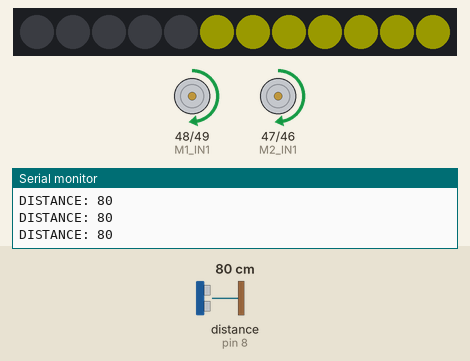
The sketch below on a simulated Arduino Mega 2560, built with avr-gcc and run on an emulated ATmega2560. On the bench: 12 RGB LEDs in strip order, left to right, motor-driver pin pairs drawn as motors (green arrow = first pin HIGH = forward, orange = second pin HIGH = backward, longer = more drive, scaled by the enable pin), the last lines printed to the serial monitor. Inputs (shaded band) come from the test bench; at power-on: distance to the obstacle (sensor on pin 8) 80 cm. Dim RGB values are drawn brighter than linear.

Above: at 1.2 s.
1.3 s: distance to the obstacle (sensor on pin 8) set to 33 cm
2.8 s: distance to the obstacle (sensor on pin 8) set to 26 cm
At 3.8 s:
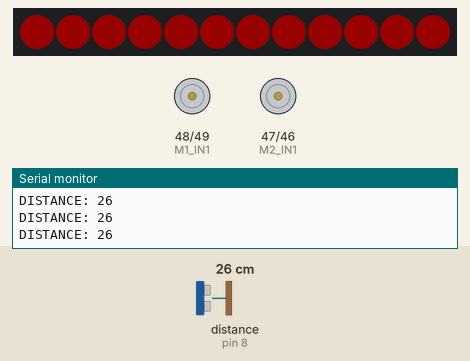
5.8 s: distance to the obstacle (sensor on pin 8) set to 120 cm
At 6.8 s:
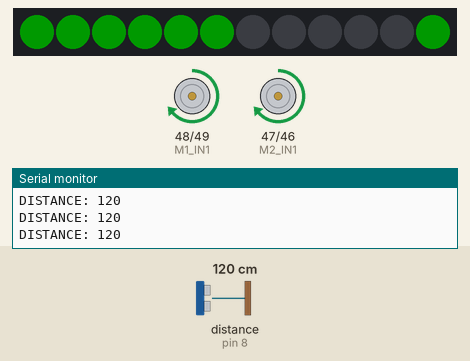
8.0 s: distance to the obstacle (sensor on pin 8) set to 104 cm
9.5 s: distance to the obstacle (sensor on pin 8) set to 96 cm
At 10.3 s:
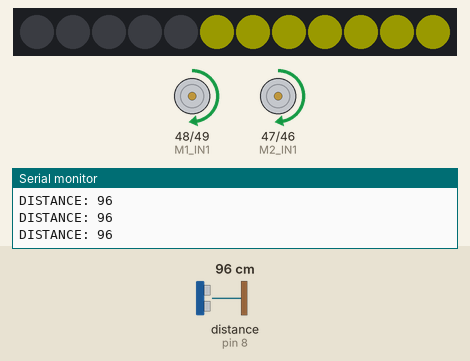
11.0 s: distance to the obstacle (sensor on pin 8) set to 2 cm
At 13.8 s:
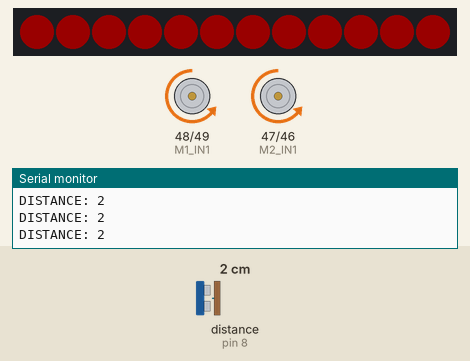
Timing chart, 0 to 15.0 s (numbered marks = the images above; inputs shaded):
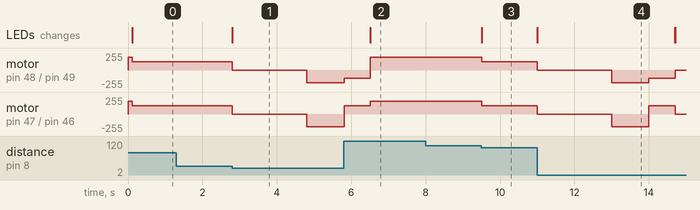

The sketch:

TP2.ino
```cpp
#include <MeAuriga.h>
#include <Wire.h>

//Motor Left
const int M1_PWM = 11;
const int M1_IN1 = 48; // M1 ENA
const int M1_IN2 = 49; // M1 ENB

//Motor Right
const int M2_PWM = 10;
const int M2_IN1 = 47; // M2 ENA
const int M2_IN2 = 46; // M2 ENB

const int MAX_PWM = 255;
const int WALK_PWM = MAX_PWM * 75 / 100.0;
const int SLOW_PWM = MAX_PWM * 50 / 100.0;
const int TURN_PWM = 700;

// LEDS DEFINITION
#define LEDNUM  12
#define LED_PIN 44
MeRGBLed led( 0, LEDNUM );

// DISTANCE SENSOR

MeUltrasonicSensor distSensor(PORT_8);

// STATE ENUM

enum State {WALK, SLOW, STOP, BACKWARD, TURN};

State state = WALK;

const int INITIAL_WALK_DIST = 101;
int distance = INITIAL_WALK_DIST;
bool engineFlag = true;
const int RATE_DISPLAY = 250;
const int RATE_READ = 100;
const int NORMAL_DIST = 100;
const int TOO_NEAR_DIST = 30;

const int NUMBER_LEDS_TO_ACTIVATE = 7;
int frontLeds[NUMBER_LEDS_TO_ACTIVATE] = {11, 0, 1, 2, 3, 4, 5};
int backLeds[NUMBER_LEDS_TO_ACTIVATE] = {11, 10, 9, 8, 7, 6, 5};

void setup() {
  // put your setup code here, to run once:
  Serial.begin(9600);

  pinMode(M1_PWM, OUTPUT);  //We have to set PWM pin as output
  pinMode(M1_IN2, OUTPUT);  //Logic pins are also set as output
  pinMode(M1_IN1, OUTPUT);

  pinMode(M2_PWM, OUTPUT);  //We have to set PWM pin as output
  pinMode(M2_IN2, OUTPUT);  //Logic pins are also set as output
  pinMode(M2_IN1, OUTPUT);

  led.setpin( LED_PIN );
}

void ReadDistance(int ct){

  static unsigned long previousTime = 0;

  if(ct - previousTime >= RATE_READ){
    distance = distSensor.distanceCm();
    previousTime = ct;
  }
}

void DisplayDistance(int ct){

  static unsigned long previousTime = 0;

  if(ct - previousTime >= RATE_DISPLAY){
    Serial.print("DISTANCE: ");
    Serial.println(distance);
    previousTime = ct;
  }

}

void Move(const int speed, const State st){

  int in2Val = st == BACKWARD? HIGH : LOW ;
  int in1Val = !in2Val;
  // ENGINE

  digitalWrite(M1_IN2, in2Val);
  digitalWrite(M1_IN1, in1Val);
  analogWrite(M1_PWM, speed);

  digitalWrite(M2_IN2, in2Val);
  digitalWrite(M2_IN1, in1Val);
  analogWrite(M2_PWM, speed);

}

void turn(const int speed){

  digitalWrite(M1_IN2, HIGH);
  digitalWrite(M1_IN1, LOW);
  analogWrite(M1_PWM, speed);

  digitalWrite(M2_IN2, LOW);
  digitalWrite(M2_IN1, HIGH);
  analogWrite(M2_PWM, speed);
}

void Stop() {
  analogWrite(M1_PWM, 0);
  analogWrite(M2_PWM, 0);
}

void FrontLeds(){


  for(int i = 0; i < NUMBER_LEDS_TO_ACTIVATE; i++){

    led.setColorAt(frontLeds[i] , 0, 25, 0);
  }

  led.show();
}

void BackLeds(){

  for(int i = 0; i < NUMBER_LEDS_TO_ACTIVATE; i++){

    led.setColorAt(backLeds[i] , 25, 25, 0);


  }

  led.show();
}

void AllLeds(){

  led.setColor(0 , 25, 0 , 0);
  led.show();
}

void ClearLeds(){

  led.setColor(0 , 0, 0 , 0);
  led.show();
}


void stateManagement(unsigned long ct){

  const int RATE_STOP = 2000;
  const int RATE_BACKWARD = 1000;
  static unsigned long previousTimeStop = 0;
  static unsigned long previousTimeBack = 0;
  static unsigned long previousTimeTurn = 0;

  switch(state){

    case WALK:

      if (distance >= NORMAL_DIST){

        if(engineFlag){

          Move(WALK_PWM, state);
          engineFlag = false;
        }

        FrontLeds();

      }else{

        ClearLeds();

        state = SLOW;
        engineFlag = true;
      }
      break;

    case SLOW:

      BackLeds();


      if(engineFlag){
        Move(SLOW_PWM, state);
        engineFlag = false;
      }

      if (distance >= NORMAL_DIST){

        ClearLeds();
        state = WALK;
        engineFlag = true;
      }
      else if(distance < TOO_NEAR_DIST ) {

        ClearLeds();
        state = STOP;
        engineFlag = true;
        previousTimeStop = ct;
      }
      break;

    case STOP:

      AllLeds();
      Stop();
      if(ct - previousTimeStop >= RATE_STOP){
        previousTimeStop = ct;
        state = BACKWARD;
        previousTimeBack = ct;
      }

      break;

    case BACKWARD:

      if(ct - previousTimeBack >= RATE_BACKWARD){

        previousTimeBack = ct;
        state = TURN;
        engineFlag = true;
        previousTimeTurn = ct;

      }else {

        if(engineFlag){
          Move(WALK_PWM, state);
          engineFlag = false;
        }
      }

      break;

    case TURN:

      if(ct - previousTimeTurn >= TURN_PWM){

        ClearLeds();
        previousTimeTurn = ct;
        state = WALK;
        engineFlag = true;

      }else{

        if(engineFlag){
          turn(SLOW_PWM);
          engineFlag = false;
        }
      }

      break;
  }
}

void loop() {

  unsigned long ct = millis();

  ReadDistance(ct);
  DisplayDistance(ct);
  stateManagement(ct);

}
```

Measured:
- the behaviour switches between 30 and 29 cm on distance to the obstacle (sensor on pin 8) (found by bisection; images 0 and 1)
- the behaviour switches between 100 and 99 cm on distance to the obstacle (sensor on pin 8) (found by bisection; images 2 and 3)
- after the input at 2.8 s, motor on pin 48 (M1_IN1) / pin 49 (M1_IN2), motor on pin 47 (M2_IN1) / pin 46 (M2_IN2): forward 127/255 → stopped at once, → backward 191/255 2.0 s later; the LEDs: first change at once (image 1 shows a later state)
- after the input at 5.8 s, the LEDs: first differ from a run without the input after 0.71 s (image 2)
- after the input at 9.5 s, motor on pin 48 (M1_IN1) / pin 49 (M1_IN2), motor on pin 47 (M2_IN1) / pin 46 (M2_IN2): forward 191/255 → forward 127/255 at once; the LEDs: first change at once (image 3 shows a later state)
